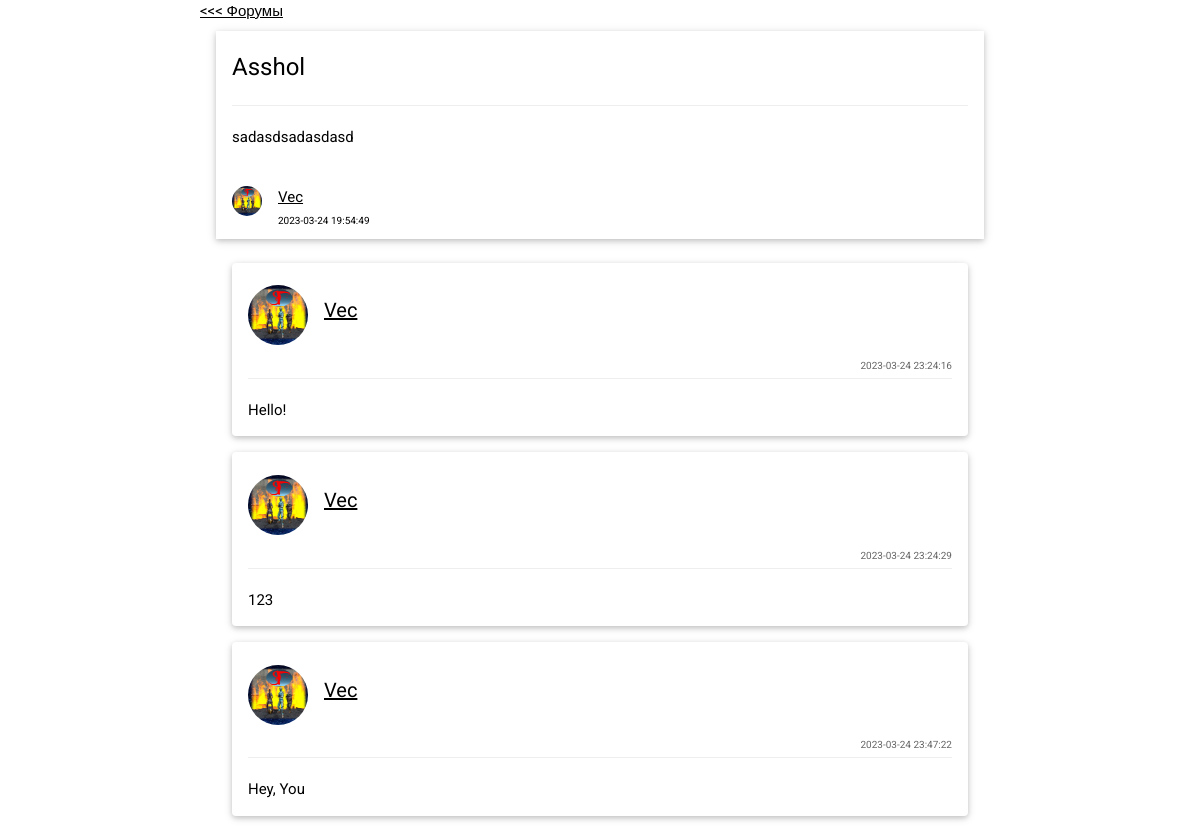
The page /forum/2 on the database its author committed.
### semas_app/views.py (the view)
# urls.py: path('forum/<int:id>', views.forum),
def forum(request, id):
    if not id or request.method != "GET": return HttpResponse("<h1>Страница не найдена: 404</h1>")
    forum_info = Forum.get_forum_info(id)
    if not forum_info: return HttpResponse("<h1>Страница не найдена: 404</h1>")
    messages = Forum.get_messages(id)
    cookie_user_id = request.COOKIES.get("id")
    active_dialogs_count = Dialog.get_active_dialogs_count(cookie_user_id)
    friend_requests_count = Friend.get_friend_requests_count(cookie_user_id)
    data = {"cookie_user_id": cookie_user_id, "forum_info": forum_info, "messages": messages,
            "active_dialogs_count": active_dialogs_count, "friend_requests_count": friend_requests_count}
    return render(request, "forum.html", context=data)

### semas_app/models.py (called while the page is built, shortened)
    def get_avatar_link(avatar, user_id):
        if not avatar:
            link = f"images/default.png"
        else:
            link = f"images/avatars/{user_id}/{avatar}"
        return link

    def get_friend_requests_count(cookie_user_id):
        if cookie_user_id is None: return 0

    def __parse_forum_info(forum):
        id = forum[0]
        creatorId = forum[1]
        forum_name = forum[2]
        message = forum[3]
        date = forum[4]
        avatar = forum[5]
        avatar = User.get_avatar_link(avatar, creatorId)
        nick = forum[6]
        res = dict()
        res["id"] = id
        res["creator_id"] = creatorId
        res["name"] = forum_name
        res["message"] = Message.tolink(message)
        res["date"] = date
        res["nick"] = nick
        res["avatar"] = avatar
        return res

    def __parse_messages(messages):
        result = list()
        for message in messages:
            id = message[0]
            senderId = message[1]
            txt = message[2]
            date = message[3]
            avatar = message[4]
            nick = message[5]
            avatar = User.get_avatar_link(avatar, senderId)
            tmp = dict()
            tmp["id"] = id
            tmp["sender_id"] = senderId
            tmp["message"] = Message.tolink(txt)
            tmp["date"] = date
            tmp["nick"] = nick
            tmp["avatar"] = avatar
            result.append(tmp)
        return result

    def get_messages(id):
        try:
            con = sqlite3.connect(DB_NAME)
            cur = con.cursor()
            result = cur.execute(f"SELECT forum_message.id AS id, senderId, message, date, user.avatar AS avatar, user.nick AS nick \
                 FROM forum_message INNER JOIN user ON forum_message.senderId=user.id WHERE forumId={id}").fetchall()
            if not len(result): return None
            return Forum.__parse_messages(result)
        except sqlite3.Error as error:
            con.rollback()
            print(f"DataBase error {error.__str__()}")
            return JsonResponse({'message': Response.UNKNOWN_ERROR.value})
        finally:
            con.close()

### semas_app/templates/forum.html (shortened to what this page needs)
<!DOCTYPE html>
{% load static %}
<html lang="ru">
<head>
<link rel="stylesheet" type="text/css" href="{% static 'css/main.css' %}">
<link rel="stylesheet" type="text/css" href="{% static 'css/w3.css' %}">
<link rel="stylesheet" href="https://cdnjs.cloudflare.com/ajax/libs/font-awesome/4.7.0/css/font-awesome.min.css">
</head>
<body>
<div class="w3-content" style="max-width:800px;">
	<a href="/forum"><<< Форумы</a>
	<div class="w3-container w3-padding">
		<div class="w3-card w3-padding w3-clear">
			<h3>{{ forum_info.name }}</h3>
			<hr />
			<p>{{ forum_info.message|safe }}</p><br />
				<a href="../user/{{ forum_info.creator_id }}"><img src="{% static forum_info.avatar %}" class="w3-left w3-circle w3-margin-right avatar" style="width:30px;height:30px" />
				<span>{{ forum_info.nick }}</span></a><br />
				<span class="small">{{ forum_info.date }}</span>
		</div>
	</div>
	<div class="w3-container">
		{% for message in messages %}
			<div class="w3-container w3-card w3-white w3-round w3-margin"><br>
			<a href = "{{message.sender_id}}" target="_blank">
				<img src="{% static message.avatar %}" alt="Avatar" class="w3-left w3-circle w3-margin-right avatar" style="width:60px;height:60px;" />
			<h4>{{ message.nick }}</h4>
			</a><br>
			<span class="w3-right w3-opacity small">{{ message.date }}</span>
				<hr class="w3-clear">
			<p>
			{{ message.message|safe }}
			</p>
      </div>
		{% empty %}
		<h6 class="w3-opacity w3-center">Сообщений пока что нет</h6>
		{% endfor %}
	</div>
</div>
</body>
</html>

### semas_app/static/css/main.css (style rules this page uses)
.small { font-size: 10px; }
.avatar { width:60px; }

### semas_app/static/css/w3.css (style rules this page uses)
html { box-sizing:border-box }
*,*:before,*:after { box-sizing:inherit }
html { -ms-text-size-adjust:100%;-webkit-text-size-adjust:100% }
body { margin:0 }
a { background-color:transparent }
img { border-style:none }
hr { box-sizing:content-box;height:0;overflow:visible }
html,body { font-family:Verdana,sans-serif;font-size:15px;line-height:1.5 }
html { overflow-x:hidden }
h3 { font-size:24px }
h4 { font-size:20px }
h1,h2,h3,h4,h5,h6 { font-family:"Segoe UI",Arial,sans-serif;font-weight:400;margin:10px 0 }
hr { border:0;border-top:1px solid #eee;margin:20px 0 }
img { vertical-align:middle }
a { color:inherit }
.w3-container:after,.w3-container:before,.w3-panel:after,.w3-panel:before,.w3-row:after,.w3-row:before,.w3-row-padding:after,.w3-row-padding:before, .w3-cell-row:before,.w3-cell-row:after,.w3-clear:after,.w3-clear:before,.w3-bar:before,.w3-bar:after { content:"";display:table;clear:both }
.w3-content,.w3-auto { margin-left:auto;margin-right:auto }
.w3-content { max-width:980px }
.w3-circle { border-radius:50% }
.w3-round,.w3-round-medium { border-radius:4px }
.w3-container,.w3-panel { padding:0.01em 16px }
.w3-card,.w3-card-2 { box-shadow:0 2px 5px 0 rgba(0,0,0,0.16),0 2px 10px 0 rgba(0,0,0,0.12) }
.w3-opacity,.w3-hover-opacity:hover { opacity:0.60 }
.w3-margin { margin:16px!important }
.w3-margin-right { margin-right:16px!important }
.w3-padding { padding:8px 16px!important }
.w3-left { float:left!important }
.w3-right { float:right!important }
.w3-white,.w3-hover-white:hover { color:#000!important;background-color:#fff!important }

### semas_app/templates/forum.html (style rules this page uses)
html,body,h1,h2,h3,h4,h5,h6 { font-family: "Roboto", sans-serif }

### rows shown on the page
forum: message "sadasdsadasdasd"
user: nick "Vec", date "2023-03-24 23:24:29", message "123"
forum_message: nick "Vec", date "2023-03-24 23:24:16", message "Hello!"
forum_message: nick "Vec", date "2023-03-24 23:47:22", message "Hey, You"

### other values the page prints
{{ forum_info.name }} "Asshol"
{{ forum_info.date }} "2023-03-24 19:54:49"
